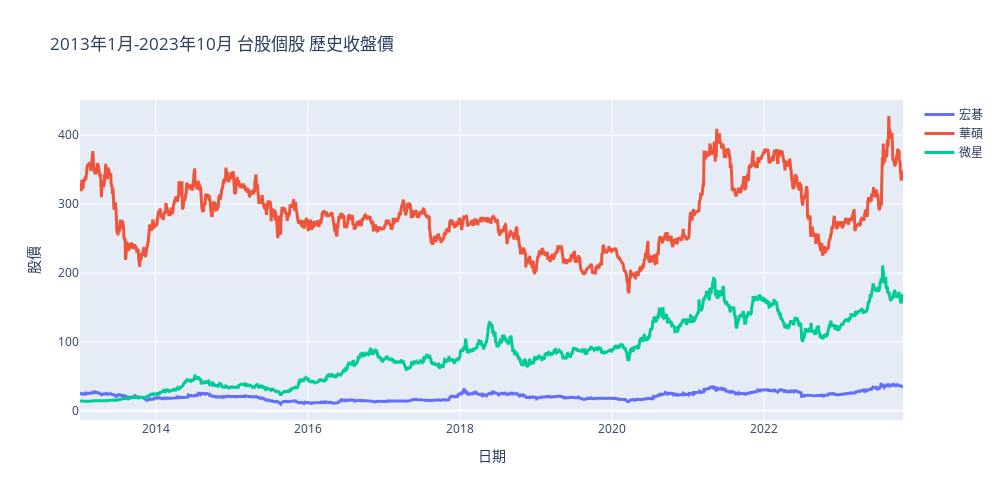

The cell this chart's notebook holds for it:
### Code cell
# 製作圖表
fig = go.Figure(data=[go.Scatter(x = df_2303['日期'], y = df_2303['收盤價'], name = '宏碁', line = dict(width=3)),
                      go.Scatter(x = df_2409['日期'], y = df_2409['收盤價'], name = '華碩', line = dict(width=3)),
                      go.Scatter(x = df_2454['日期'], y = df_2454['收盤價'], name = '微星', line = dict(width=3)) ])


# Set x-axis title
fig.update_xaxes(title_text="日期")

# Set y-axis title
fig.update_yaxes(title_text="股價")

fig.update_layout(
    title_text="2013年1月-2023年10月 台股個股 歷史收盤價",
    width = 1000,
    height = 500
)

### Figure 1 — Plotly figure (JSON) as saved in the notebook; plotly's stock layout.template omitted (floating-point values rounded to 4 significant figures; data arrays with more than 128 entries replaced by an {"elided": "..."} marker saying what was removed)
{"data": [{"line": {"width": 3}, "name": "宏碁", "type": "scatter", "x": {"elided": "2648 str values"}, "y": {"elided": "2648 float values"}}, {"line": {"width": 3}, "name": "華碩", "type": "scatter", "x": {"elided": "2648 str values"}, "y": {"elided": "2648 float values"}}, {"line": {"width": 3}, "name": "微星", "type": "scatter", "x": {"elided": "2648 str values"}, "y": {"elided": "2648 float values"}}], "layout": {"height": 500, "title": {"text": "2013年1月-2023年10月 台股個股 歷史收盤價"}, "width": 1000, "xaxis": {"title": {"text": "日期"}}, "yaxis": {"title": {"text": "股價"}}}}
